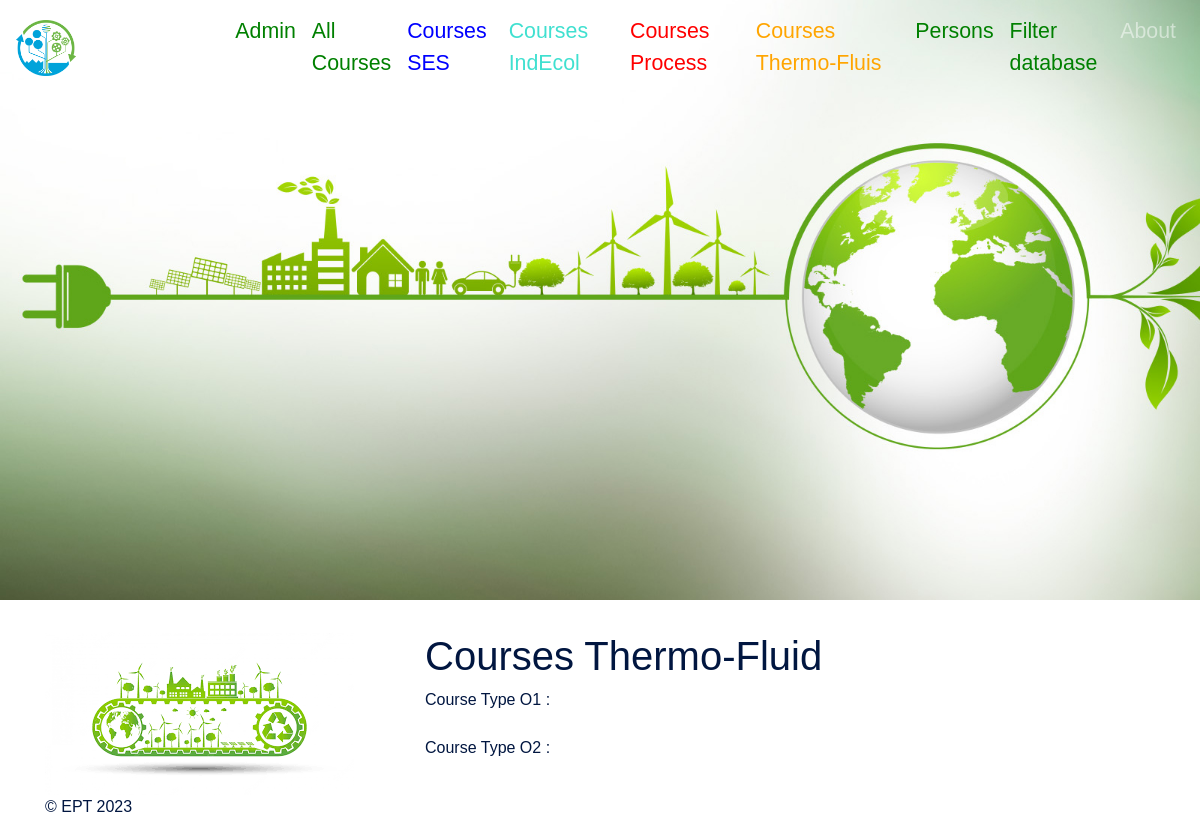
The page /courses_thermo/ on the database as committed earlier.
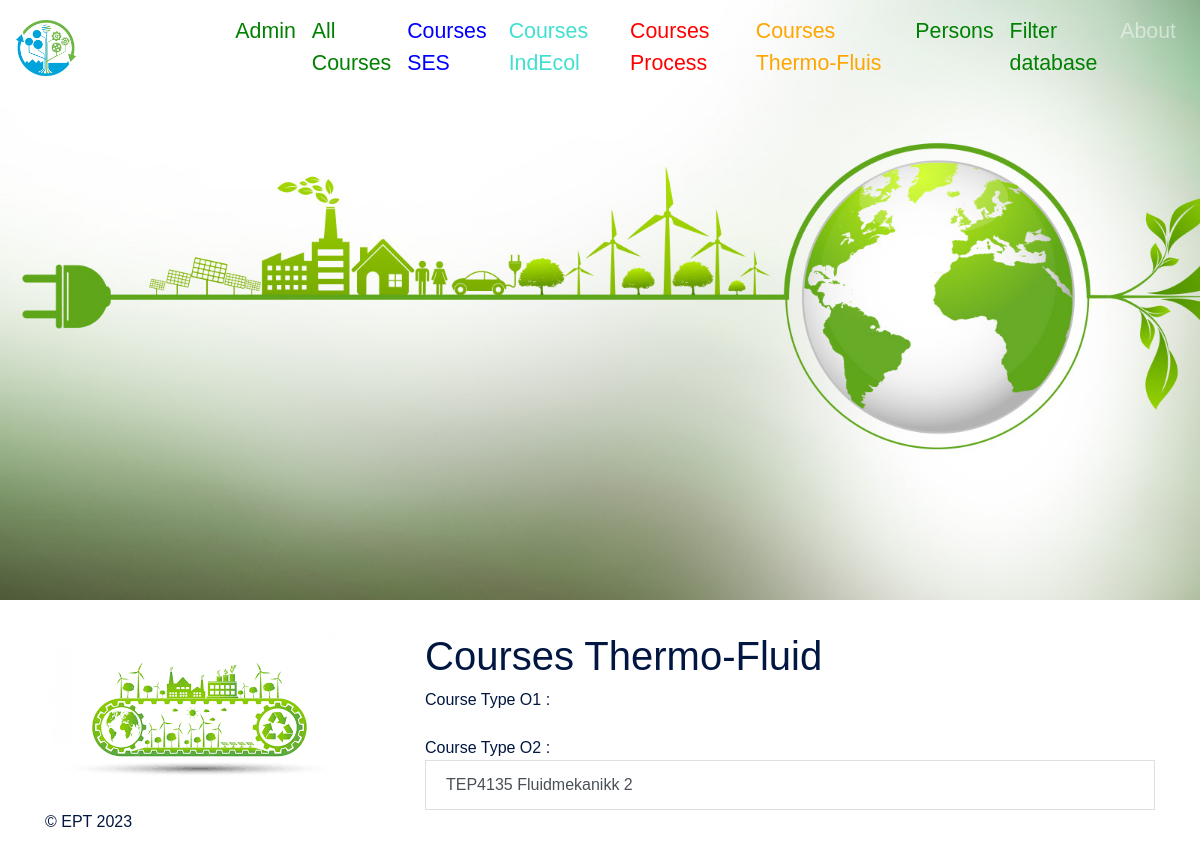
The same page on the database as committed later.
### app_teaching/models.py (models this page shows)
class Course(models.Model):
    course_id = models.CharField(
        unique=True,
        null=False,
        blank=False,
        max_length=50
    )
    name= models.CharField(
        null=False,
        blank=False,
        max_length=200
    )
    type = models.CharField(choices = course_type_choices,
                            max_length=3,
                            default='-')
    group = models.CharField(choices = course_group_choices,
                            max_length=3,
                            default='-')
    semester = models.CharField(choices = semester_type_choices,
                            max_length=2,
                            default='-')
    studiepoeng = models.CharField(choices = studiepoeng_choices,
                            max_length=4,default='-'
                            )
    nb_student = models.IntegerField(
        null = True,
    )
    nb_vit= models.IntegerField(
        null = True,
    )
    nb_stud_ass= models.IntegerField(
        null = True,
    )
    def __str__(self):
        return self.course_id + ' ' + self.name

### app_teaching/views.py (the view)
# urls.py: path('courses_thermo/', views.courses_thermo, name = 'courses_thermo'),
def courses_thermo(request):
    all_courses_thermo = models.Course.objects.all()
    return render(request,'courses_thermo.html',{'courses_thermo': all_courses_thermo})

### app_teaching/templates/courses_thermo.html (shortened to what this page needs)
{% extends 'base.html' %}
{%block content%}
<h1>Courses Thermo-Fluid</h1>
Course Type O1 :
<br>
<br>
Course Type O2 :
<br>
{%for course in courses_thermo%}
{%if course.group == 't'%}
{%if course.type == 'O2'%}
    <a class = "list-group-item list-group-item-action" href = " {% url 'course_details' course.id %}">
        {{course}}
    </a>
{%endif%}
{%endif%}
{%endfor%}
{%endblock content%}

Rows that differ between the two databases and show on the page:
now on this page (row edited): Course: course+name "TEP4135 Fluidmekanikk 2"
